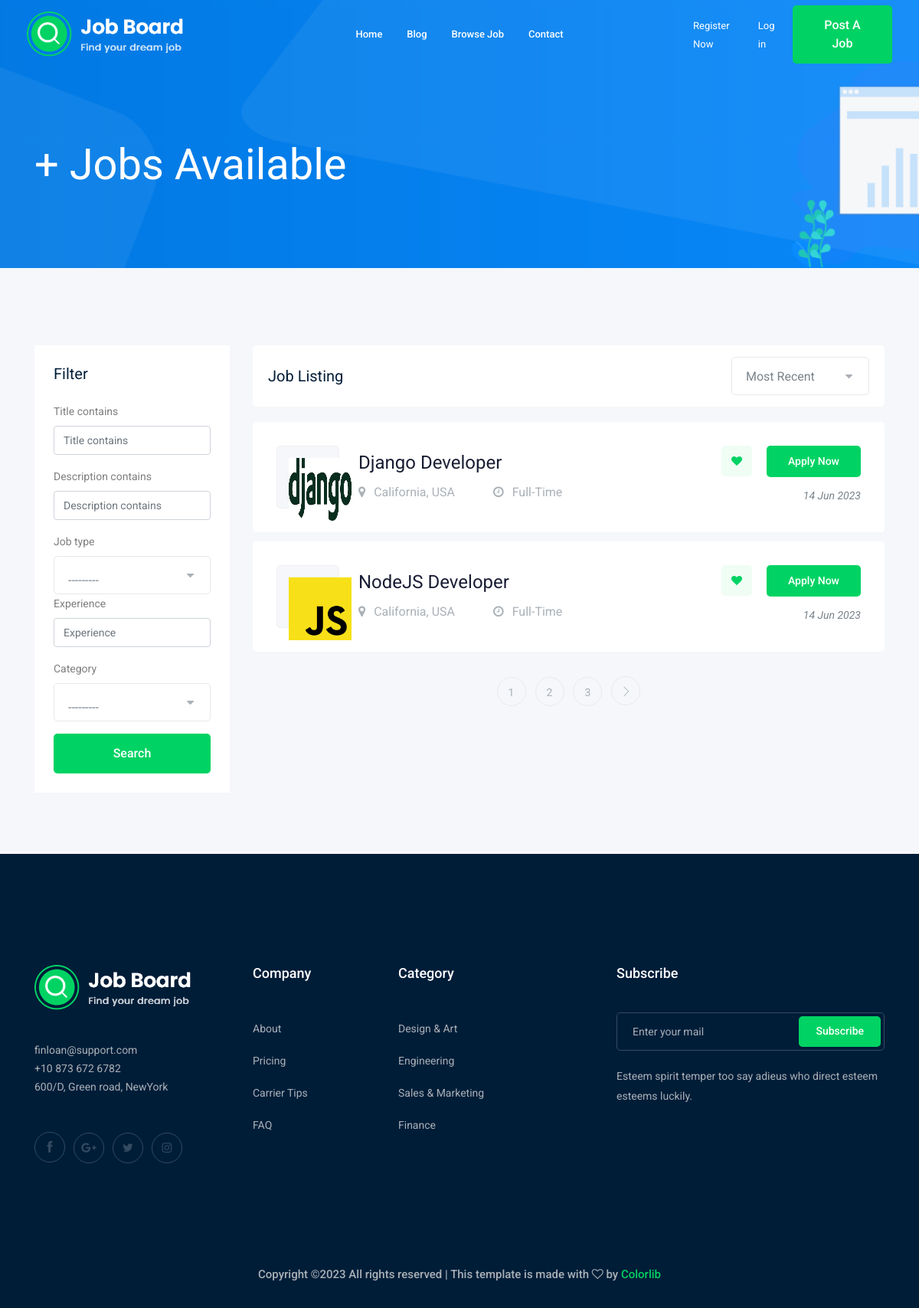
Screenshot of /jobs/ with the database file from the repository.
### job/models.py (models this page shows, shortened)
class Job(models.Model):
    owner=models.ForeignKey(User,related_name='job_owner',on_delete=models.CASCADE)
    title=models.CharField(max_length=100)
    job_type=models.CharField(max_length=15, choices=job_choice)
    description=models.TextField(max_length=1000)
    published_at=models.DateTimeField( auto_now=True)
    vacancy=models.IntegerField(default=1)
    salary=models.IntegerField(default=0)
    experience=models.IntegerField(default=1)
    category=models.ForeignKey('Category', on_delete=models.CASCADE)
    image=models.ImageField(upload_to=image_upload)
    slug=models.SlugField(blank=True,null=True)

### job/views.py (the view)
# urls.py: path('',views.job_list,name="job_list"),
def job_list(request):
    job_list=Job.objects.all()
    myfilter=JobFilter(request.GET,queryset=job_list)
    job_list=myfilter.qs
    paginator=Paginator(job_list,2)
    page_number=request.GET.get('page')
    page_obj=paginator.get_page(page_number)
    context={'jobs':page_obj,'myjobfilter':myfilter}
    return render(request,'job/job_list.html',context)

### job/models.py (called while the page is built)
    def __str__(self):
        return self.name

### job/templates/job/job_list.html (shortened to what this page needs)
{% extends 'base.html' %}
{% load bootstrap4 %}
    {% block body %}
    <div class="bradcam_area bradcam_bg_1">
        <div class="container">
            <div class="row">
                <div class="col-xl-12">
                    <div class="bradcam_text">
                        <h3>{{jobs.count}}+ Jobs Available</h3>
                    </div>
                </div>
            </div>
        </div>
    </div>
    <div class="job_listing_area plus_padding">
        <div class="container">
            <div class="row">
                <div class="col-lg-3">
                    <div class="job_filter white-bg">
                        <div class="form_inner white-bg">
                            <h3>Filter</h3>
                            <form method="GET">
                            {% bootstrap_form myjobfilter.form %}
                            {% buttons %}
                                <button  class="boxed-btn3 w-100 mt-3" type="submit">Search</button>
                            {% endbuttons %}
                            </form>
                        </div>
                    </div>
                </div>
                <div class="col-lg-9">
                    <div class="recent_joblist_wrap">
                        <div class="recent_joblist white-bg ">
                            <div class="row align-items-center">
                                <div class="col-md-6">
                                    <h4>Job Listing</h4>
                                </div>
                                <div class="col-md-6">
                                    <div class="serch_cat d-flex justify-content-end">
                                    </div>
                                </div>
                            </div>
                        </div>
                    </div>
                    <div class="job_lists m-0">
                        <div class="row">
                        {% for job in jobs %}
                            <div class="col-lg-12 col-md-12">
                                <div class="single_jobs white-bg d-flex justify-content-between">
                                    <div class="jobs_left d-flex align-items-center">
                                        <div class="thumb">
                                            <img id='imgsz'src="{{job.image.url}}"  alt="">
                                        </div>
                                        <div class="jobs_conetent">
                                            <a href="{% url 'jobs:job_detail' job.slug %}"><h4>{{job.title}}</h4></a>
                                            <div class="links_locat d-flex align-items-center">
                                                <div class="location">
                                                    <p> <i class="fa fa-map-marker"></i> California, USA</p>
                                                </div>
                                                <div class="location">
                                                    <p> <i class="fa fa-clock-o"></i> {{job.job_type}}</p>
                                                </div>
                                            </div>
                                        </div>
                                    </div>
                                    <div class="jobs_right">
                                        <div class="apply_now">
                                            <a class="heart_mark" href="#"> <i class="fa fa-heart"></i> </a>
                                            <a href="{% url 'jobs:job_detail' job.slug %}" class="boxed-btn3">Apply Now</a>
                                        </div>
                                        <div class="date">
                                            <p>{{job.published_at|date:'d M o'}}</p>
                                        </div>
                                    </div>
                                </div>
                            </div>
                        {% endfor %}
                        </div>
                        {% if jobs.has_other_pages %}
                            <div class="row">
                                <div class="col-lg-12">
                                    <div class="pagination_wrap">
                                        <ul>
                                        {% for i in jobs.paginator.page_range %}
                                            <li><a href="?page={{i}}"><span>{{i}}</span></a></li>
                                        {% endfor %}
                                        {% if jobs.has_next %}
                                            <li><a href="?page={{jobs.next_page_number}}"> <i class="ti-angle-right"></i> </a></li>
                                        {% endif %}
                                        </ul>
                                    </div>
                                </div>
                            </div>
                        {% endif %}
                    </div>
                </div>
            </div>
        </div>
    </div>
    {% endblock body %}

### static/css/base.css (style rules this page uses)
#imgsz { width: 82px; height: 82px; }

### rows the page displays
Job: image (picture), title "Django Developer", job_type "Full-Time", published_at "14 Jun 2023"
Job: image (picture), title "NodeJS Developer", job_type "Full-Time", published_at "14 Jun 2023"

### other values shown
{{ i }} "1" "2" "3"
